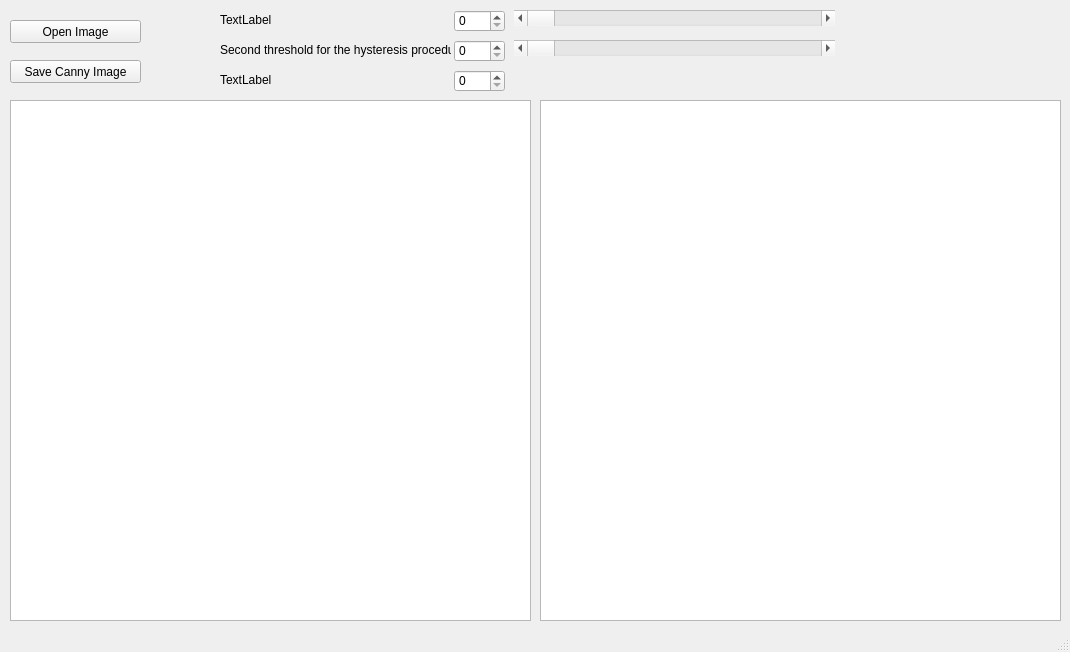
<?xml version="1.0" encoding="UTF-8"?>
<ui version="4.0">
 <class>MainWindow</class>
 <widget class="QMainWindow" name="MainWindow">
  <property name="geometry">
   <rect>
    <x>0</x>
    <y>0</y>
    <width>1070</width>
    <height>652</height>
   </rect>
  </property>
  <property name="sizePolicy">
   <sizepolicy hsizetype="Preferred" vsizetype="Preferred">
    <horstretch>0</horstretch>
    <verstretch>0</verstretch>
   </sizepolicy>
  </property>
  <property name="windowTitle">
   <string>MainWindow</string>
  </property>
  <widget class="QWidget" name="centralWidget">
   <widget class="QPushButton" name="pushButtonOpenImage">
    <property name="geometry">
     <rect>
      <x>10</x>
      <y>20</y>
      <width>131</width>
      <height>23</height>
     </rect>
    </property>
    <property name="text">
     <string>Open Image</string>
    </property>
   </widget>
   <widget class="QLabel" name="label">
    <property name="geometry">
     <rect>
      <x>220</x>
      <y>10</y>
      <width>221</width>
      <height>20</height>
     </rect>
    </property>
    <property name="text">
     <string>TextLabel</string>
    </property>
   </widget>
   <widget class="QScrollBar" name="horizontalScrollBar_Thr1">
    <property name="geometry">
     <rect>
      <x>514</x>
      <y>10</y>
      <width>321</width>
      <height>16</height>
     </rect>
    </property>
    <property name="orientation">
     <enum>Qt::Horizontal</enum>
    </property>
   </widget>
   <widget class="QGraphicsView" name="graphicsViewImage">
    <property name="enabled">
     <bool>true</bool>
    </property>
    <property name="geometry">
     <rect>
      <x>10</x>
      <y>100</y>
      <width>521</width>
      <height>521</height>
     </rect>
    </property>
   </widget>
   <widget class="QSpinBox" name="spinBox_Thr1">
    <property name="geometry">
     <rect>
      <x>454</x>
      <y>10</y>
      <width>51</width>
      <height>22</height>
     </rect>
    </property>
   </widget>
   <widget class="QSpinBox" name="spinBox_Thr2">
    <property name="geometry">
     <rect>
      <x>454</x>
      <y>40</y>
      <width>51</width>
      <height>22</height>
     </rect>
    </property>
   </widget>
   <widget class="QSpinBox" name="spinBox_apertureSize">
    <property name="geometry">
     <rect>
      <x>454</x>
      <y>70</y>
      <width>51</width>
      <height>22</height>
     </rect>
    </property>
   </widget>
   <widget class="QScrollBar" name="horizontalScrollBar_Thr2">
    <property name="geometry">
     <rect>
      <x>514</x>
      <y>40</y>
      <width>321</width>
      <height>16</height>
     </rect>
    </property>
    <property name="orientation">
     <enum>Qt::Horizontal</enum>
    </property>
   </widget>
   <widget class="QPushButton" name="pushButtonSaveCannyImage">
    <property name="geometry">
     <rect>
      <x>10</x>
      <y>60</y>
      <width>131</width>
      <height>23</height>
     </rect>
    </property>
    <property name="text">
     <string>Save Canny Image</string>
    </property>
   </widget>
   <widget class="QLabel" name="label_2">
    <property name="geometry">
     <rect>
      <x>220</x>
      <y>40</y>
      <width>231</width>
      <height>20</height>
     </rect>
    </property>
    <property name="text">
     <string>Second threshold for the hysteresis procedure</string>
    </property>
   </widget>
   <widget class="QLabel" name="label_3">
    <property name="geometry">
     <rect>
      <x>220</x>
      <y>70</y>
      <width>221</width>
      <height>20</height>
     </rect>
    </property>
    <property name="text">
     <string>TextLabel</string>
    </property>
   </widget>
   <widget class="QGraphicsView" name="graphicsViewCannyImage">
    <property name="geometry">
     <rect>
      <x>540</x>
      <y>100</y>
      <width>521</width>
      <height>521</height>
     </rect>
    </property>
   </widget>
  </widget>
  <widget class="QStatusBar" name="statusBar"/>
 </widget>
 <layoutdefault spacing="6" margin="11"/>
 <resources/>
 <connections>
  <connection>
   <sender>horizontalScrollBar_Thr1</sender>
   <signal>valueChanged(int)</signal>
   <receiver>spinBox_Thr1</receiver>
   <slot>setValue(int)</slot>
   <hints>
    <hint type="sourcelabel">
     <x>235</x>
     <y>48</y>
    </hint>
    <hint type="destinationlabel">
     <x>187</x>
     <y>50</y>
    </hint>
   </hints>
  </connection>
  <connection>
   <sender>spinBox_Thr1</sender>
   <signal>valueChanged(int)</signal>
   <receiver>horizontalScrollBar_Thr1</receiver>
   <slot>setValue(int)</slot>
   <hints>
    <hint type="sourcelabel">
     <x>192</x>
     <y>62</y>
    </hint>
    <hint type="destinationlabel">
     <x>275</x>
     <y>51</y>
    </hint>
   </hints>
  </connection>
  <connection>
   <sender>horizontalScrollBar_Thr2</sender>
   <signal>valueChanged(int)</signal>
   <receiver>spinBox_Thr2</receiver>
   <slot>setValue(int)</slot>
   <hints>
    <hint type="sourcelabel">
     <x>248</x>
     <y>82</y>
    </hint>
    <hint type="destinationlabel">
     <x>196</x>
     <y>89</y>
    </hint>
   </hints>
  </connection>
  <connection>
   <sender>spinBox_Thr2</sender>
   <signal>valueChanged(int)</signal>
   <receiver>horizontalScrollBar_Thr2</receiver>
   <slot>setValue(int)</slot>
   <hints>
    <hint type="sourcelabel">
     <x>186</x>
     <y>75</y>
    </hint>
    <hint type="destinationlabel">
     <x>300</x>
     <y>79</y>
    </hint>
   </hints>
  </connection>
 </connections>
</ui>
